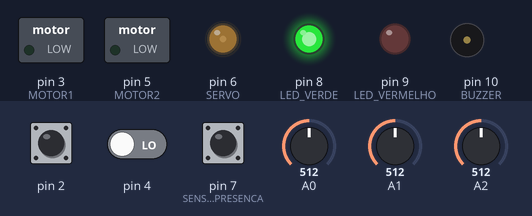
Recording of a sketch running on a simulated Arduino Uno, built with avr-gcc and run on an emulated ATmega328P. Parts: switched loads named in the sketch (green lamp = pin HIGH), output pins drawn as LEDs (lit = HIGH), buzzer (waves = sounding, pin HIGH). The test bench sets the inputs (shaded band); at power-on: A1 = 512, A0 = 512, pin 2 HIGH, pin 4 LOW, pin 7 (SENSOR_PRESENCA) HIGH, A2 = 512. What the sketch prints to the serial monitor is not drawn.

Above: at 0.9 s.
1.0 s: A1 set to 593
3.0 s: A1 set to 614
At 3.4 s:
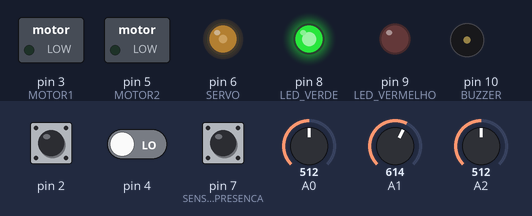
4.5 s: A0 set to 790
6.4 s: A0 set to 821
At 6.8 s:
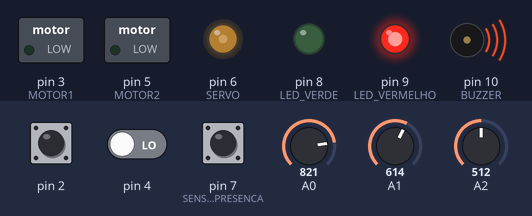
7.9 s: A1 set to 511
At 8.5 s:
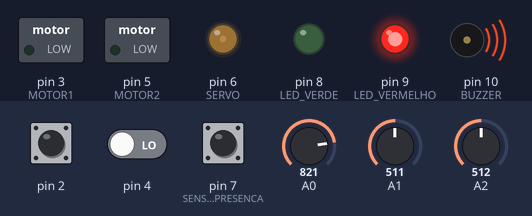
Timing chart, 0 to 10.9 s (numbered marks = the images above; inputs shaded):
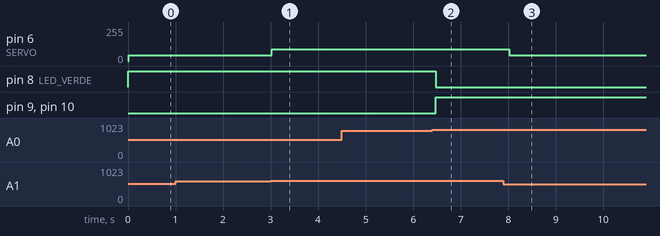

Measured:
- the behaviour switches between 803 and 804 on A0 (found by bisection; images 1 and 2)
- after the input at 1.0 s, every drawn part: stays the same
- after the input at 3.0 s, pin 6 (SERVO): 45/255 → 90/255 at once
- after the input at 4.5 s, every drawn part: stays the same
- after the input at 6.4 s, pin 8 (LED_VERDE): HIGH → LOW after 0.07 s; pin 9 (LED_VERMELHO), pin 10 (BUZZER): LOW → HIGH after 0.07 s
- after the input at 7.9 s, pin 6 (SERVO): 90/255 → 45/255 after 0.12 s

The sketch:

Arduino2_ChaoFabrica.ino
```cpp
// Arduino 2 (Chão de Fábrica) - Versão para SimulIDE
#define F_CPU 16000000UL
#include <avr/io.h>
#include <avr/interrupt.h>
#include <util/delay.h>

// Definições de pinos
#define LED_VERDE PB0    // D8
#define LED_VERMELHO PB1 // D9
#define BUZZER PB2       // D10
#define MOTOR1 PD3       // D3 (OC2B)
#define MOTOR2 PD5       // D5 (OC0B)
#define SERVO PD6        // D6 (OC0A)
#define SENSOR_PRESENCA PD7 // D7

// Variáveis globais
volatile uint8_t parada_solicitada = 0;
uint8_t vel_motor1 = 0;
uint8_t vel_motor2 = 0;
uint8_t temperatura = 0;
uint8_t inclinacao = 0;
uint8_t nivel_tanque = 0;
uint8_t presenca = 0;
uint16_t contador_blocos = 0;

// UART
void UART_Init(void) {
    UBRR0H = 0;
    UBRR0L = 103;
    UCSR0B = (1 << RXEN0) | (1 << TXEN0) | (1 << RXCIE0);
    UCSR0C = (1 << UCSZ01) | (1 << UCSZ00);
}

// Enviar byte pela UART
void UART_EnviarByte(uint8_t data) {
    while (!(UCSR0A & (1 << UDRE0)));
    UDR0 = data;
}

// Enviar string pela UART
void UART_EnviarString(const char* str) {
    while (*str) {
        UART_EnviarByte(*str++);
    }
}

// ADC
void ADC_Init(void) {
    ADMUX = (1 << REFS0);
    ADCSRA = (1 << ADEN) | (1 << ADPS2) | (1 << ADPS1) | (1 << ADPS0);
}

// Ler ADC
uint16_t ADC_Ler(uint8_t canal) {
    ADMUX = (ADMUX & 0xF0) | canal;
    ADCSRA |= (1 << ADSC);
    while (ADCSRA & (1 << ADSC));
    return ADC;
}

// PWM
void PWM_Init(void) {
    // Timer0 - Fast PWM (Motor2 e Servo)
    TCCR0A = (1 << COM0A1) | (1 << COM0B1) | (1 << WGM01) | (1 << WGM00);
    TCCR0B = (1 << CS01);
    OCR0A = 0;
    OCR0B = 0;

    // Timer2 - Fast PWM (Motor1)
    TCCR2A = (1 << COM2B1) | (1 << WGM21) | (1 << WGM20);
    TCCR2B = (1 << CS21);
    OCR2B = 0;
}

// I/O
void IO_Init(void) {
    // LEDs e Buzzer
    DDRB |= (1 << LED_VERDE) | (1 << LED_VERMELHO) | (1 << BUZZER);
    // Motores e Servo
    DDRD |= (1 << MOTOR1) | (1 << MOTOR2) | (1 << SERVO);
    // Sensor de presença
    DDRD &= ~(1 << SENSOR_PRESENCA);
    PORTD |= (1 << SENSOR_PRESENCA);
    // LED verde inicialmente ON
    PORTB |= (1 << LED_VERDE);
}

// Interrupção INT0
void INT_Init(void) {
    DDRD &= ~(1 << PD2);
    PORTD |= (1 << PD2);
    EICRA = (1 << ISC01);
    EIMSK = (1 << INT0);
}

// ISR para INT0
ISR(INT0_vect) {
    parada_solicitada = 1;
}

// ISR para recepção UART
ISR(USART_RX_vect) {
    uint8_t data = UDR0;

    // Código simplificado para processar comandos
    static uint8_t cmd = 0;
    static uint8_t step = 0;

    if (step == 0 && data == 'V') {
        cmd = 'V';
        step = 1;
    } else if (step == 1 && data == ':') {
        step = 2;
    } else if (step == 2) {
        vel_motor1 = data;
        step = 3;
    } else if (step == 3 && data == ',') {
        step = 4;
    } else if (step == 4) {
        vel_motor2 = data;
        step = 0;
    } else if (data == 'P') {
        parada_solicitada = 1;
        step = 0;
    } else {
        step = 0;
    }
}

int main(void) {
    // Inicializações
    UART_Init();
    ADC_Init();
    PWM_Init();
    IO_Init();
    INT_Init();
    sei();

    // Mensagem inicial
    UART_EnviarString("Arduino 2 OK\r\n");

    while (1) {
        // Ler sensores
        temperatura = ADC_Ler(0) >> 2;
        inclinacao = ADC_Ler(1) >> 2;
        nivel_tanque = ADC_Ler(2) >> 2;
        presenca = !(PIND & (1 << SENSOR_PRESENCA));

        // Verificar condições
        if (temperatura < 10 || temperatura > 200) { // Ajustado para simulação
            PORTB |= (1 << LED_VERMELHO) | (1 << BUZZER);
            parada_solicitada = 1;
        } else {
            PORTB &= ~((1 << LED_VERMELHO) | (1 << BUZZER));
        }

        // Controle do servo
        if (inclinacao < 100 || inclinacao > 150) {
            OCR0A = 90; // Posição de correção
        } else {
            OCR0A = 45; // Posição normal
        }

        // Controle dos motores
        if (parada_solicitada || presenca) {
            OCR0B = 0;   // Motor 2 OFF
            OCR2B = 0;   // Motor 1 OFF
            PORTB &= ~(1 << LED_VERDE);
        } else {
            OCR0B = vel_motor2; // Motor 2
            OCR2B = vel_motor1; // Motor 1
            PORTB |= (1 << LED_VERDE);
        }

        // Reset parada
        if (parada_solicitada) {
            UART_EnviarString("PARADA OK\r\n");
            parada_solicitada = 0;
        }

        // Status simples
        UART_EnviarByte('S');
        UART_EnviarByte(':');
        UART_EnviarByte(temperatura);
        UART_EnviarByte(',');
        UART_EnviarByte(inclinacao);
        UART_EnviarByte(',');
        UART_EnviarByte(nivel_tanque);
        UART_EnviarByte('\r');
        UART_EnviarByte('\n');

        _delay_ms(100);
    }

    return 0;
}
```
